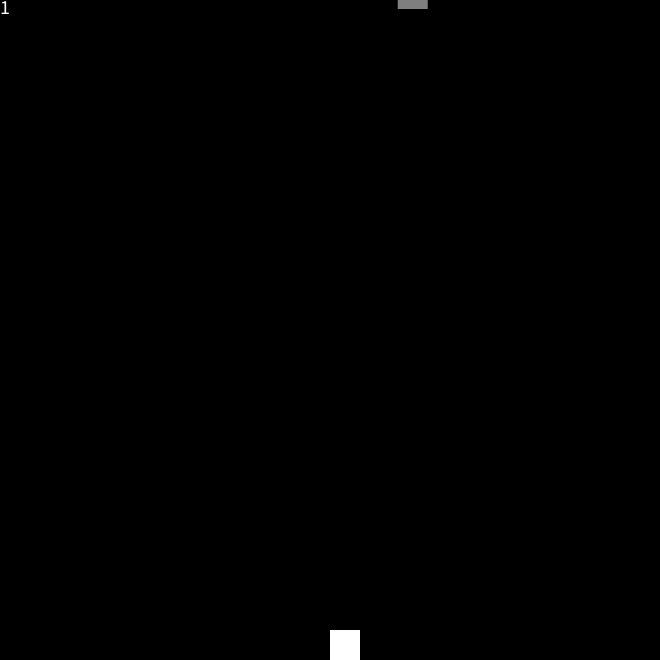
Frame 1 (no input)
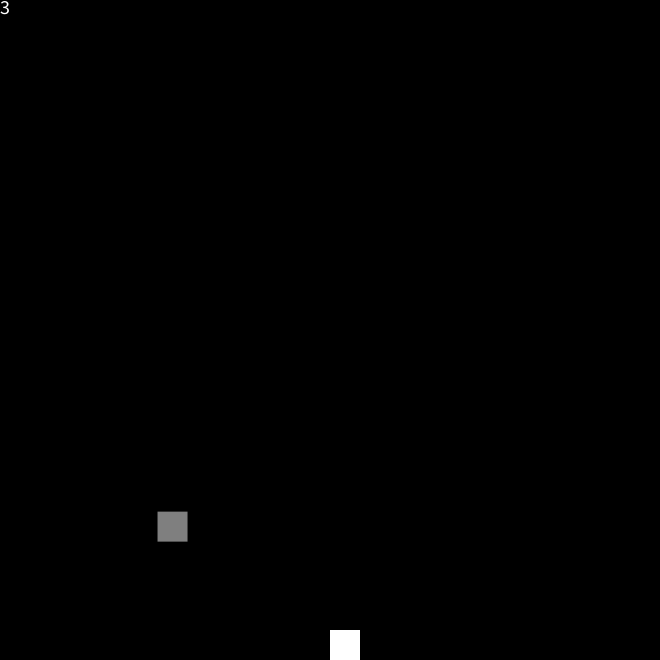
Frame 60 (the mouse pressed at the canvas centre just before this capture)
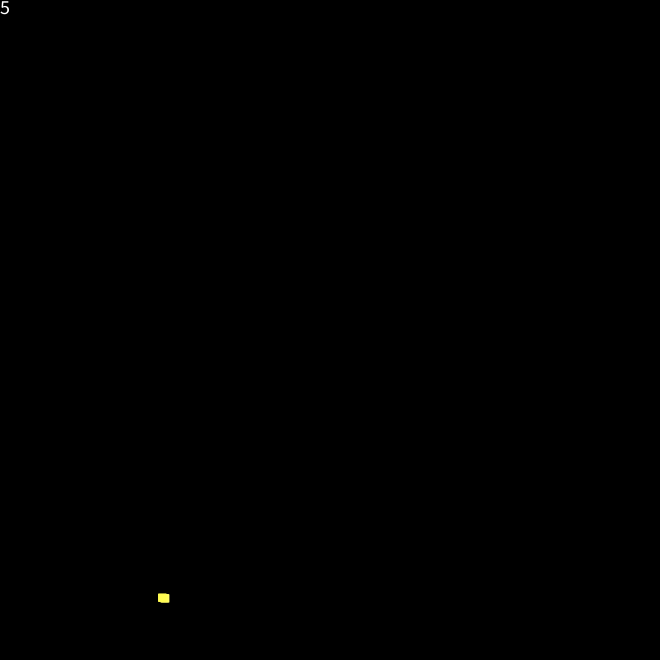
Frame 120 (the mouse held since frame 60 and released just before this capture)

The Processing sketch that drew these frames (run headless with seeded random() and noise(); from frame 60 on, the mouse is pressed at the canvas centre):

// Processing sketch: haha
// ── haha.pde
int particalesNumber, bulletsDelayFix;
int bulletsDelay = 10, playerSize = 30, bulletSize = 5, particalesColor = 180;
int currentTime = 0, enemyRespawnTime = 30, explosionTime = 60;
float playerAcceleration = 1.0, particalesDisplayTime = 10.0;
boolean fire = false, firstShot = true, GG = false;
boolean[] keyPress = new boolean[4];
PVector playerInitPosition, bulletVelocity, enemyVelocity, enemyPosition, particalesVelocity;
PVector[] playerVelocity = new PVector[4];
ArrayList<Enemy> enemies = new ArrayList<Enemy>();
ArrayList<Bullet> bullets = new ArrayList<Bullet>();
ArrayList<ArrayList<Effect>> particales = new ArrayList<ArrayList<Effect>>();
Player player;

void setup()
{
  size(660, 660);
  frameRate(30);
  for(int i = 0; i < 4; i++)
  {
    keyPress[i] = false;
    playerVelocity[i] = new PVector(0, 0);
  }
  bulletVelocity = new PVector(0, 20);
  playerInitPosition = new PVector(height/2, width - playerSize);
  player = new Player(playerInitPosition);
  particales.add(new ArrayList<Effect>());
}

void draw()
{
  background(0);
  noStroke();
  fill(255);
  textSize(20);
  textAlign(LEFT, TOP);
  text(millis()/1000, 0, 0);
  //Player display
  if(!GG)
  {
    player.move();
    player.display();
    if(fire)
    {
      if(currentTime % bulletsDelay == 0)
      {
        bullets.add(new Bullet(new PVector(player.position.x+playerSize/2, player.position.y), bulletVelocity));
      }
    }
    if(keyPressed && key == 'l' && firstShot)
    {
      bullets.add(new Bullet(new PVector(player.position.x+playerSize/2, player.position.y), bulletVelocity));
      firstShot = false;
    }
  }
  
  //Enemies respawn
  if(currentTime % enemyRespawnTime == 0)
  {
    enemyPosition = new PVector(random(0, width - playerSize), -playerSize);
    enemyVelocity = new PVector(random(-20, 20), random(-10, 10));
    enemies.add(new Enemy(new PVector(enemyPosition.x, enemyPosition.y), new PVector(enemyVelocity.x, enemyVelocity.y)));
    particales.add(new ArrayList<Effect>());
    currentTime = 0;
  }
  currentTime++;
  
  //Enemies display
  if(enemies.size() != 0)
  {
    for(int i = 0; i < enemies.size(); i++)
    {
      enemies.get(i).move();
      enemies.get(i).display();
    }
  }
  if(enemies.size() != 0 && enemies.get(0).position.y >= height)
  {
        enemies.remove(0);
  }
  
  //Bullets display
  for(int i = 0; i < bullets.size(); i++)
  {
    bullets.get(i).move();
    if(bullets.get(0).position.y <= 0)
    {
      bullets.remove(0);
    }
  }
  for(int i = 0; i < bullets.size(); i++)
  {
    bullets.get(i).display();
  }
  
  //Enemies dead
  if(enemies.size() != 0 && bullets.size() != 0)
  {
    for(int i = 0; i < enemies.size() && enemies.size() != 0; i++)
    {
      if(enemies.get(i).dead)
      {
        if(enemies.get(i).timeOfDeath >= particalesDisplayTime)
        {
          enemies.remove(i);
          particales.remove(i+1);
        }
        else
        {
          for(int j = 0; j < particales.get(i+1).size(); j++)
          {
            particales.get(i+1).get(j).move();
            particales.get(i+1).get(j).display();
          }
          enemies.get(i).timeOfDeath++;
        }
      }
      else
      {
        for(int j = 0; j < bullets.size() && bullets.size() != 0; j++)
        {
          if(enemies.size() != 0 && bullets.size() != 0 && enemyDead(bullets.get(j).position, enemies.get(i).position))
          {
            bullets.remove(j);
            enemies.get(i).dead = true;
            for(int k = 0; k < particalesNumber; k++)
            {
              particales.get(i+1).add(new Effect(new PVector(enemies.get(i).position.x, enemies.get(i).position.y), particalesColor));
            }
            if(i == enemies.size() && i != 0) i--;
          }
        } 
      }
    }
  }
  
  //Player dead
  for(int i = 0; i < enemies.size(); i++)
  {
    if(playerDead(player.position, enemies.get(i).position))
    {
      GG = true;
      fire = false;
      particalesNumber = (int)random(10, 20);
      for(int j = 0; j < particalesNumber; j++)
      {
        particales.get(0).add(new Effect(new PVector(player.position.x, player.position.y), particalesColor));
      }
    }
  }
  if(GG && player.timeOfDeath != explosionTime)
  {
    for(int i = 0; i < particalesNumber; i++)
    {
      for(int j = 0; j < particales.get(0).size(); j++)
      {
        particales.get(0).get(j).move();
        particales.get(0).get(j).display();
      }
    }
    player.position = new PVector(-100, -100);
    player.timeOfDeath++;
  }
  else if(player.timeOfDeath == explosionTime)
  {
    particales.remove(0);
    player.timeOfDeath++;
  }
}

boolean enemyDead(PVector bulletsPosition, PVector enemyPosition)
{
  if(enemyPosition.x < bulletsPosition.x + bulletSize
  && enemyPosition.x + playerSize > bulletsPosition.x 
  && enemyPosition.y < bulletsPosition.y + bulletSize
  && enemyPosition.y + playerSize > bulletsPosition.y)
  {
    return true;
  }
  else return false;
}

boolean playerDead(PVector playerPosition, PVector enemyPosition)
{
  if(enemyPosition.x < playerPosition.x + playerSize
  && enemyPosition.x + playerSize > playerPosition.x 
  && enemyPosition.y < playerPosition.y + playerSize
  && enemyPosition.y + playerSize > playerPosition.y)
  {
    return true;
  }
  else return false;
}

void keyPressed()
{
  if(!GG)
  {
    if(key == 'w')
    {
      keyPress[0] = true;
    }
    if(key == 's')
    {
    keyPress[1] = true;
    }
    if(key == 'a')
    {
      keyPress[2] = true;
    }
    if(key == 'd')
    {
      keyPress[3] = true;
    }
    if(key == 'l')
    {
      fire = true;
    }
  }
}

void keyReleased()
{
  if(!GG)
  {
    if(key == 'w')
    {
      keyPress[0] = false;
    }
    if(key == 's')
    {  
      keyPress[1] = false;
    }
    if(key == 'a')
    {
      keyPress[2] = false;
    }
    if(key == 'd')
    {
      keyPress[3] = false;
    }
    if(key == 'l')
    {
      fire = false;
      firstShot = true;
    }
  }
}

// ── Object.pde
class Player
{
  int timeOfDeath = 0;
  PVector position;
  Player(PVector iPosition)
  {
    position = iPosition;
  }
  
  void move()
  {
    if(keyPress[0])
    {
      if(position.y >= 0)
      {
        playerVelocity[0].y -= playerAcceleration;
        position.add(playerVelocity[0]);
      }
      else
      {
        playerVelocity[0].y = 0;
      }
    }
    else if(playerVelocity[0].y < 0)
    {
      if(position.y >= 0)
      {
        playerVelocity[0].y += playerAcceleration;
        position.add(playerVelocity[0]);
      }
      else
      {
        playerVelocity[0].y = 0;
      }
    }
    
    if(keyPress[1])
    {
      if(position.y  + playerSize <= height)
      {
        playerVelocity[1].y += playerAcceleration;
        position.add(playerVelocity[1]);
      }
      else
      {
        playerVelocity[1].y = 0;
      }
    }
    else if(playerVelocity[1].y > 0)
    {
      if(position.y  + playerSize <= height)
      {
        playerVelocity[1].y -= playerAcceleration;
        position.add(playerVelocity[1]);
      }
      else
      {
        playerVelocity[1].y = 0;
      }
    }
    
    if(keyPress[2])
    {
      if(position.x >= 0)
      {
        playerVelocity[2].x -= playerAcceleration;
        position.add(playerVelocity[2]);
      }
      else
      {
        playerVelocity[2].x = 0;
      }
    }
    else if(playerVelocity[2].x < 0)
    {
      if(position.x >= 0) 
      {
        playerVelocity[2].x += playerAcceleration;
        position.add(playerVelocity[2]);
      }
      else
      {
        playerVelocity[2].x = 0;
      }
    }
    
    if(keyPress[3])
    {
      if(position.x + playerSize<= width)
      {
        playerVelocity[3].x += playerAcceleration;
        position.add(playerVelocity[3]);
      }
      else
      {
        playerVelocity[3].x = 0;
      }
    }
    else if(playerVelocity[3].x > 0)
    {
      if(position.x + playerSize <= width)
      {
        playerVelocity[3].x -= playerAcceleration;
        position.add(playerVelocity[3]);
      }
      else
      {
        playerVelocity[3].x = 0;
      }
    }
  }
  
  void display()
  {
    fill(255);
    rect(position.x, position.y, playerSize, playerSize);
  }
}

class Bullet
{
  PVector position, velocity;
  Bullet(PVector iPosition, PVector iVelocity)
  {
    position = iPosition;
    velocity = iVelocity;
  }
  
  void move()
  {
    position.sub(velocity);
  }
  
  void display()
  {
    fill(255);
    rect(position.x, position.y, bulletSize, bulletSize);
  }
}

class Enemy
{
  int shotTime = 2*bulletsDelay, lifeTime = 0, timeOfDeath = 0;
  boolean dead = false;
  PVector position, velocity;
  
  Enemy(PVector iPosition, PVector iVelocity)
  {
    position = iPosition;
    velocity = iVelocity;
  }
  
  void move()
  {
    if(0 >= position.x || position.x+playerSize >= width)
    {
      velocity.x *= -1;
    }
    position.add(velocity);
  }
  
  void display()
  {
    fill(127);
    rect(position.x, position.y, playerSize, playerSize);
  }
}

class Effect
{
  int Color;
  PVector acceleration;
  PVector position, velocity;
  float particalesSize = random(1, playerSize);
  
  Effect(PVector initPosition, int iColor)
  {
    position = initPosition;
    velocity = new PVector(random(-2, 2), random(-2, 2));
    Color = iColor;
    //acceleration = new PVector(random(0, velocity.x), random(0, velocity.y));
  }
  
  void move()
  {
    if(velocity.x != 0 && velocity.y != 0)
    {
      //velocity.sub(acceleration);
      position.add(velocity);
    }
  }
  
  void display()
  {
    fill(Color -= 3);
    rect(position.x, position.y, (int)particalesSize, (int)particalesSize);
  }
}
